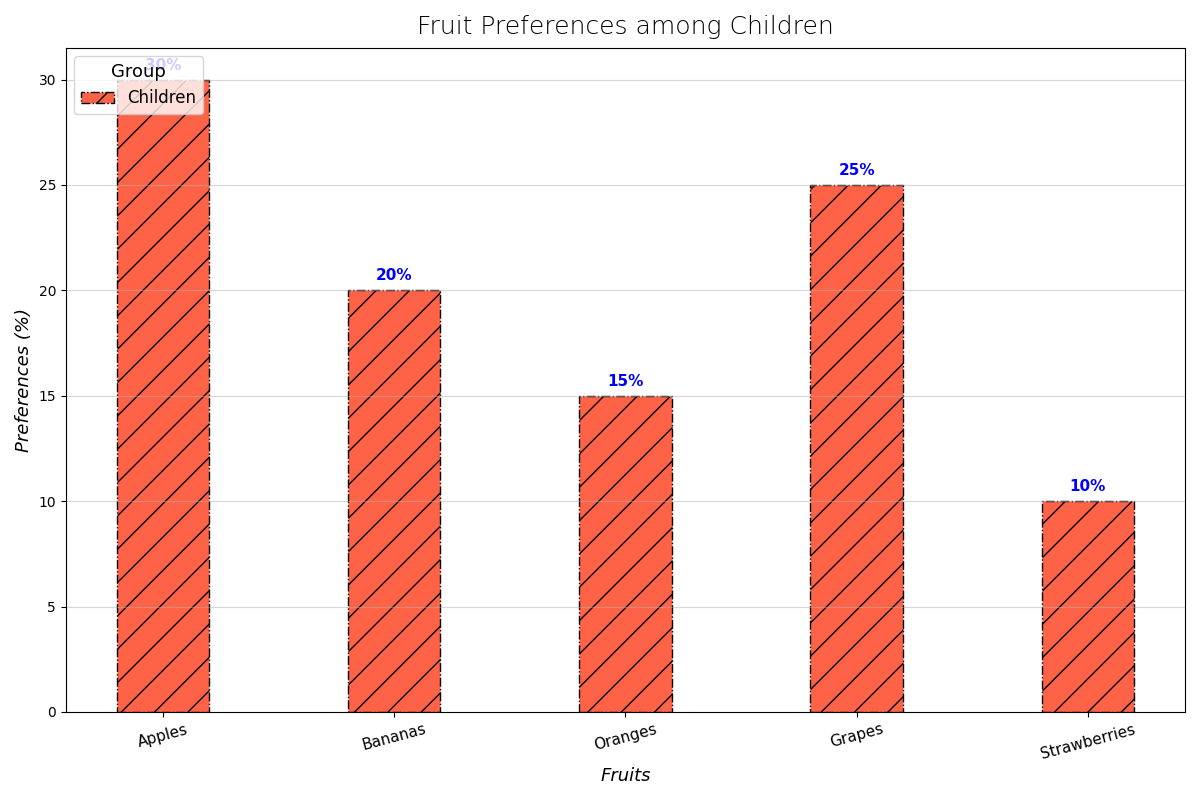

Here is the Python script that generated this plot:
import matplotlib.pyplot as plt
import numpy as np

fruits = ['Apples', 'Bananas', 'Oranges', 'Grapes', 'Strawberries']
children_preferences = [30, 20, 15, 25, 10]

fig, ax = plt.subplots(figsize=(12, 8))

bar_width = 0.4
indices = np.arange(len(fruits))
children_index = indices

# Changed the color from '#8A2BE2' to a new color '#FF6347'
bars_children = ax.bar(children_index, children_preferences, width=bar_width, label='Children', color='#FF6347', edgecolor='black', linestyle='-.', hatch='/')

ax.set_title("Fruit Preferences among Children", fontsize=18, fontweight='light', pad=10)
ax.set_xlabel("Fruits", fontsize=13, fontstyle='italic')
ax.set_ylabel("Preferences (%)", fontsize=13, fontstyle='italic')

ax.set_xticks(indices)
ax.set_xticklabels(fruits, fontsize=11, rotation=15)

for bar in bars_children:
    height = bar.get_height()
    ax.annotate(f'{height}%', xy=(bar.get_x() + bar.get_width() / 2, height),
                xytext=(0, 5), textcoords="offset points",
                ha='center', va='bottom', fontsize=11, fontweight='bold', color='blue')

ax.legend(title='Group', fontsize=12, title_fontsize='13', loc='upper left')

ax.yaxis.grid(True, linestyle='-', alpha=0.5)

plt.tight_layout()

plt.show()
